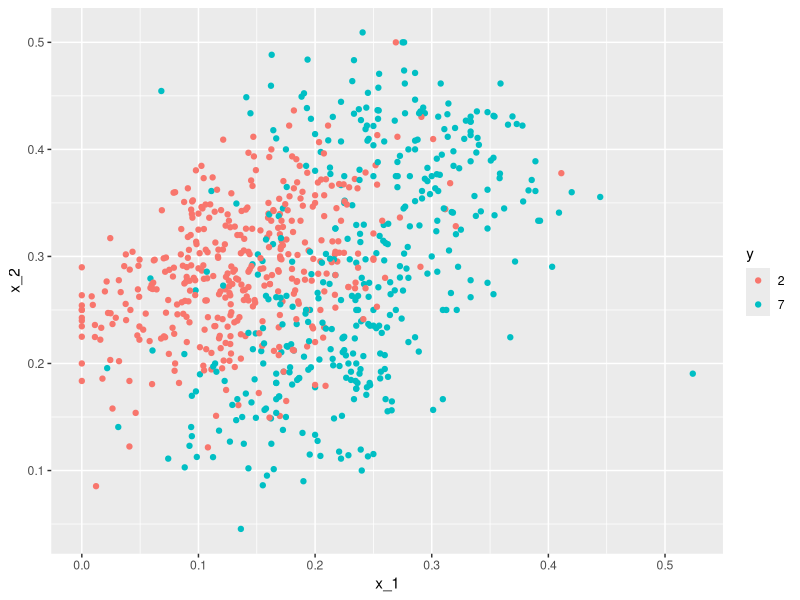
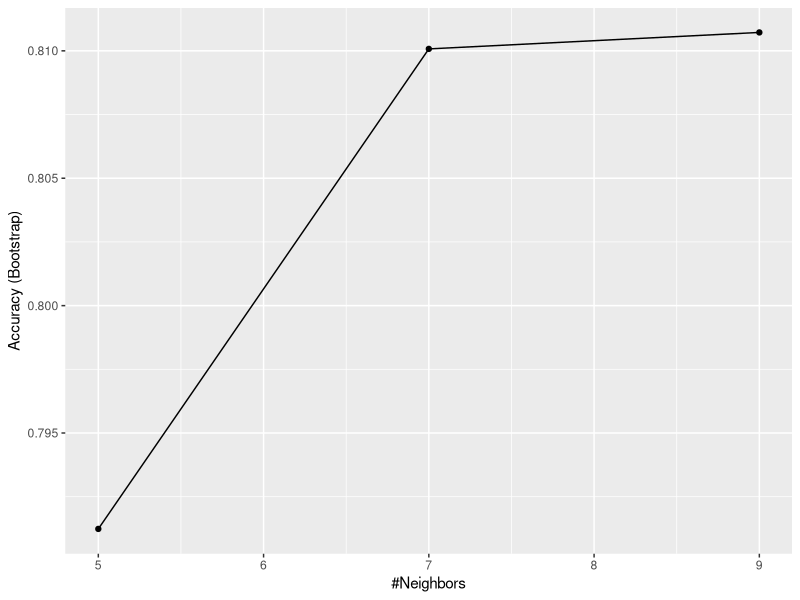
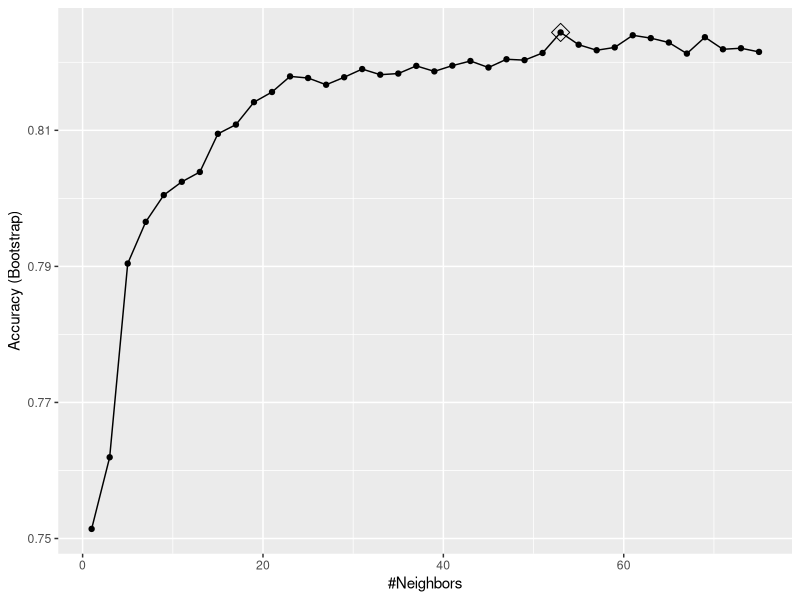

Write R code to recreate these figures, in order.
#Classifying 2 and 7 using K nearest neigbors algorithm
library(dslabs)
library(tidyverse)
library(caret)

data("mnist_27")
#Scatterplot of training data
mnist_27$train %>% ggplot(aes(x_1,x_2, color = y)) + geom_point()

#Basic KNN with K = 5
fit <- knn3(y ~ ., data = mnist_27$train, k = 5)

y_hat <- predict(fit, mnist_27$test, type = "class")
confusionMatrix(y_hat, mnist_27$test$y)
#This gives about 81% accuracy, lets compare that with a linear model

lm_fit <- mnist_27$train %>% mutate(y = ifelse(y==7, 1, 0)) %>% lm(y ~ x_1 + x_2, data = .)
lm_p_hat <- predict(lm_fit, mnist_27$test)
#lm_p_hat has 0 and 1 for 2 and 7 respectively, we convert back
lm_y_hat = factor(ifelse(lm_p_hat>0.5,7,2)) 
confusionMatrix(lm_y_hat, mnist_27$test$y)
#Linear model gives about 75 % accuracy

#Now we play around with k and cross validation - using train function in caret package

#Default - it finds the best k in 5:9
fit_c <- train(y ~ ., method = "knn", data = mnist_27$train)
ggplot(fit_c)
#Here we notice that best accuracy is at k = 9
#Now let us play around with k
k_df <- data.frame(k = seq(1,75,2))
k_fit_knn <- train(y~ ., method = "knn", data = mnist_27$train, tuneGrid = k_df)
ggplot(k_fit_knn, highlight = T)
# Best accuracy obtained when k = 33
#Lets run on test set and see
y_hat_33 <- predict(k_fit_knn, mnist_27$test)
confusionMatrix(y_hat_33, mnist_27$test$y) #results
